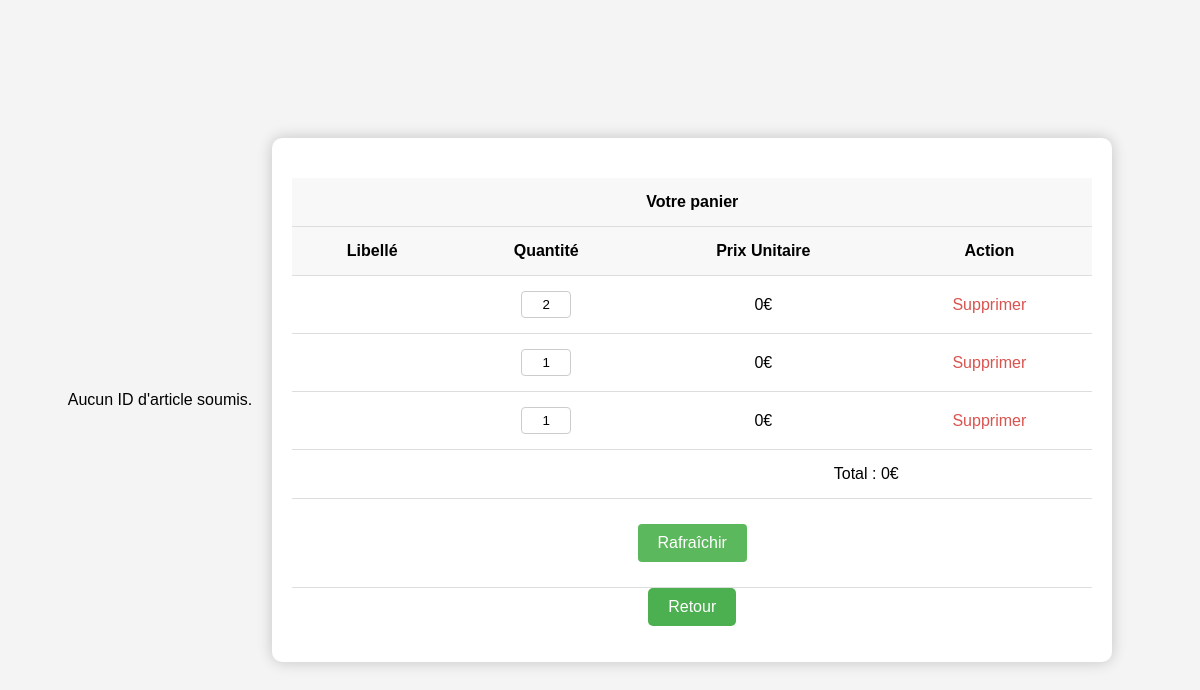
Page /pages/cart.php (signed in) on the committed database.
### tables this page shows
CREATE TABLE IF NOT EXISTS `cart` (
  `id` int(11) NOT NULL AUTO_INCREMENT,
  `id_customer` int(11) NOT NULL,
  `id_Coque` int(11) NOT NULL,
  `quantity` int(11) DEFAULT '1',
  `created_at` timestamp NULL DEFAULT CURRENT_TIMESTAMP,
  `updated_at` timestamp NULL DEFAULT CURRENT_TIMESTAMP ON UPDATE CURRENT_TIMESTAMP,
  `prix` double NOT NULL,
  `libelle` varchar(50) NOT NULL,
  PRIMARY KEY (`id`),
  KEY `id_customer` (`id_customer`),
  KEY `id_Coque` (`id_Coque`)
);

### pages/functions.php (called while the page is built, shortened)
<?php
function CreateCart(){
    return true;
}
function MontantGlobal(){
    $total = 0;
    for ($i = 0; $i < count($_SESSION['panier']['libelle']); $i++) {
        $total += $_SESSION['panier']['quantity'][$i] * $_SESSION['panier']['prix'][$i];
    }
    return $total;
}
?>

### pages/cart.php (the view, shortened to what this page needs)
<?php
include('functions.php');
?>
<!DOCTYPE html>
<html lang="fr">
<head>
    <link rel="stylesheet" href="../assets/css/cart.css">
</head>
<body>
    <div class="cart-container">
        <form method="post" action="">
            <table>
                <tr>
                    <th colspan="4">Votre panier</th>
                </tr>
                <tr>
                    <th>Libellé</th>
                    <th>Quantité</th>
                    <th>Prix Unitaire</th>
                    <th>Action</th>
                </tr>
                <?php
                $id_customer = $_SESSION['id_customer'];
                $stmt = $db_connec->prepare('SELECT * FROM cart WHERE id_customer = ?');
                $stmt->bind_param("i", $id_customer);
                $stmt->execute();
                $result = $stmt->get_result();
                if ($result->num_rows > 0) {
                    while ($row = $result->fetch_assoc()) { ?>
                        <tr>
                            <td><?= htmlspecialchars($row['libelle']) ?></td>
                            <td><input type='text' size='4' name='q[]' value='<?= htmlspecialchars($row['quantity']) ?>'/></td>
                            <td><?= htmlspecialchars($row['prix']) ?>€</td>
                            <td><a href='cart.php?action=suppression&l=<?= rawurlencode($row['libelle']) ?>'>Supprimer</a></td>
                        </tr>
                    <?php }
                    ?>
                    <tr><td colspan='2'></td>
                    <td colspan='2'>Total : <?= MontantGlobal($db_connec) ?>€</td></tr>
                    <tr><td colspan='4'>
                    <input type='submit' value='Rafraîchir'/>
                    </td></tr>
                <?php } else { ?>
                    <tr><td colspan='4'>Votre panier est vide</td></tr>
                <?php } ?>
            </table>
            <div class="btn-container">
                <a href="../index.php" class="btn-return">Retour</a>
            </div>
        </form>
    </div>
</body>
</html>

### assets/css/cart.css (style rules this page uses)
body { font-family: Arial, sans-serif; background-color: #f4f4f4; margin: 0; padding: 0; display: flex; justify-content: center; align-items: center; height: 100vh; }
.cart-container { width: 80%; max-width: 800px; background-color: #fff; box-shadow: 0 0 15px rgba(0, 0, 0, 0.2); padding: 20px; border-radius: 10px; margin: 20px; }
table { width: 100%; border-collapse: collapse; margin-top: 20px; }
th, td { padding: 15px; text-align: center; border-bottom: 1px solid #ddd; }
th { background-color: #f8f8f8; font-weight: bold; }
input[type="text"] { width: 50px; padding: 5px; text-align: center; border: 1px solid #ccc; border-radius: 4px; }
input[type="submit"] { background-color: #5cb85c; color: white; border: none; padding: 10px 20px; text-align: center; text-decoration: none; display: inline-block; font-size: 16px; margin: 10px 5px; cursor: pointer; border-radius: 4px; }
a { color: #d9534f; text-decoration: none; }
.btn-return { display: inline-block; padding: 10px 20px; border-radius: 5px; background-color: #4CAF50; color: white; text-decoration: none; font-size: 16px; border: none; cursor: pointer; transition: background-color 0.3s; }
.btn-container { text-align: center; }

### rows in the picture
cart: quantity "2", prix "0"
cart: quantity "1", prix "0"
cart: quantity "1", prix "0"

### other values in the picture
MontantGlobal($db_connec) "0"
